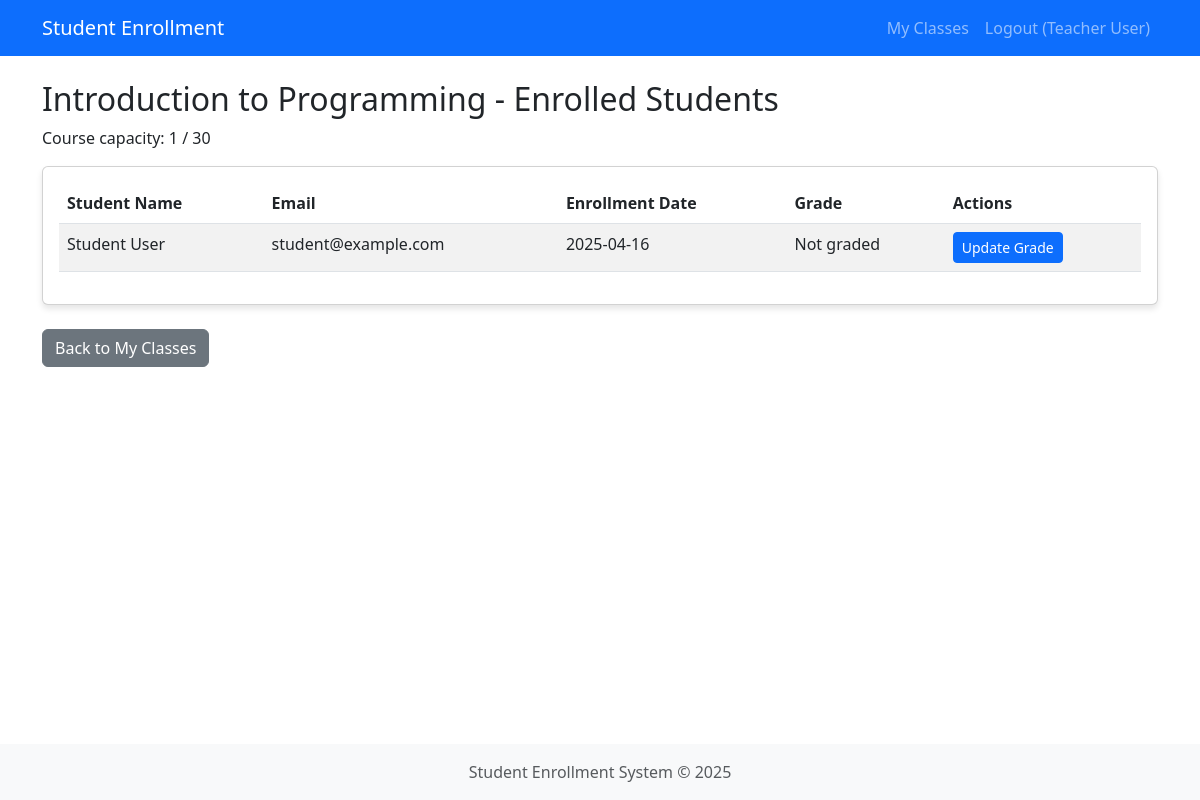
The app's page /teacher/course/1 (signed in), older data.
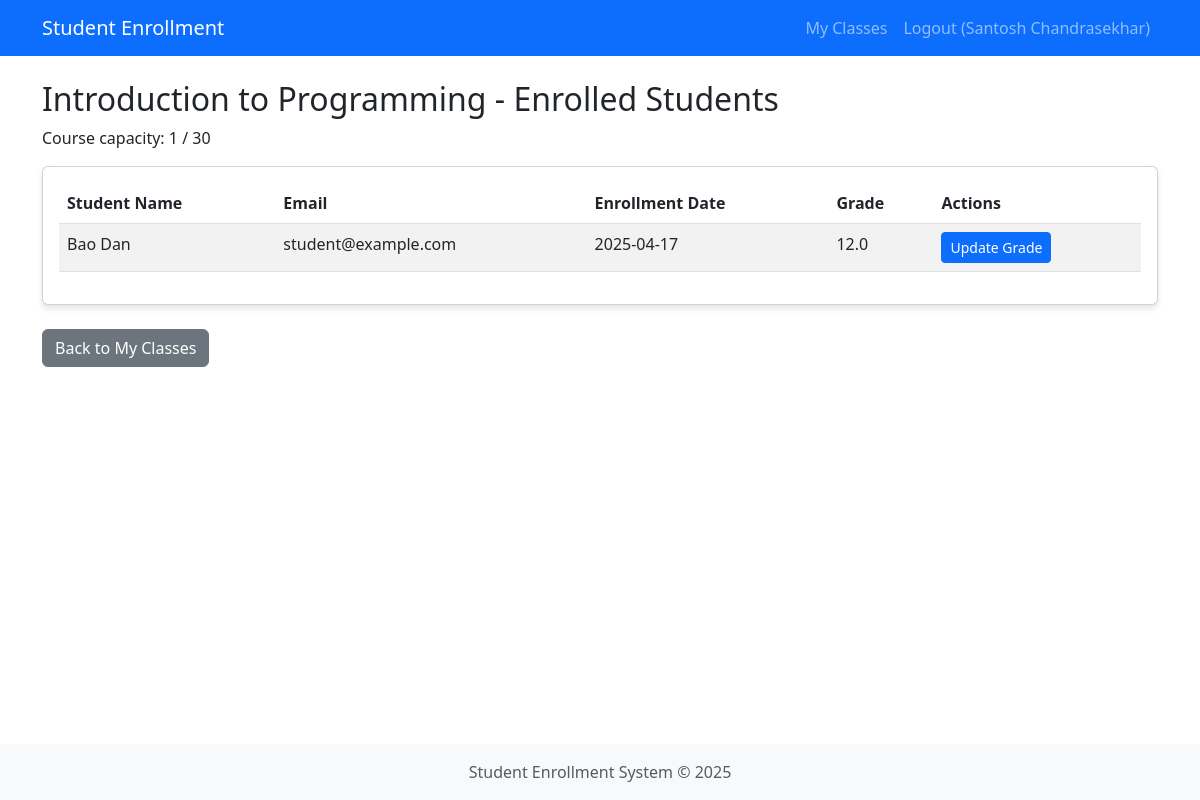
The same page, newer data.
### app.py (models this page shows, shortened)
class User(db.Model, UserMixin):
    id = db.Column(db.Integer, primary_key=True)
    email = db.Column(db.String(100), unique=True, nullable=False)
    name = db.Column(db.String(100), nullable=False)
    password = db.Column(db.String(200), nullable=False)
    role_id = db.Column(db.Integer, db.ForeignKey('role.id'), nullable=False)
    created_at = db.Column(db.DateTime, default=datetime.now)
    courses_teaching = db.relationship('Course', backref='teacher', lazy=True,
                                      cascade="all, delete-orphan")
    enrollments = db.relationship('Enrollment', backref='student', lazy=True,
                                 cascade="all, delete-orphan",
                                 primaryjoin="User.id==Enrollment.student_id")

class Enrollment(db.Model):
    id = db.Column(db.Integer, primary_key=True)
    student_id = db.Column(db.Integer, db.ForeignKey('user.id'), nullable=False)
    course_id = db.Column(db.Integer, db.ForeignKey('course.id'), nullable=False)
    grade = db.Column(db.Float, nullable=True)
    enrollment_date = db.Column(db.DateTime, default=datetime.now)

### app.py (the view)
@app.route('/teacher/course/<int:course_id>')
@login_required
@role_required('teacher')
def teacher_course_detail(course_id):
    course = Course.query.get_or_404(course_id)
    if course.teacher_id != current_user.id:
        flash('You do not have permission to view this course.', 'danger')
        return redirect(url_for('teacher_dashboard'))
    enrollments = Enrollment.query.filter_by(course_id=course_id).all()
    students = [(enrollment, User.query.get(enrollment.student_id))
                for enrollment in enrollments]
    return render_template('teacher/course_detail.html',
                           course=course,
                           students=students)

### app.py (called while the page is built)
@login_manager.user_loader
def load_user(user_id):
    return User.query.get(int(user_id))

def role_required(role_name):
    def decorator(f):
        @wraps(f)
        def decorated_function(*args, **kwargs):
            if not current_user.is_authenticated:
                return redirect(url_for('login'))
            if not current_user.role or current_user.role.name != role_name:
                flash('You do not have permission to access this page.', 'danger')
                return redirect(url_for('dashboard'))
            return f(*args, **kwargs)
        return decorated_function
    return decorator

### templates/teacher/course_detail.html (shortened to what this page needs)
{% extends 'base.html' %}
{% block content %}
<h2>{{ course.name }} - Enrolled Students</h2>
<p>Course capacity: {{ students|length }} / {{ course.capacity }}</p>
<div class="card mb-4">
    <div class="card-body">
        <table class="table table-striped">
            <thead>
                <tr>
                    <th>Student Name</th>
                    <th>Email</th>
                    <th>Enrollment Date</th>
                    <th>Grade</th>
                    <th>Actions</th>
                </tr>
            </thead>
            <tbody>
                {% for enrollment, student in students %}
                    <tr>
                        <td>{{ student.name }}</td>
                        <td>{{ student.email }}</td>
                        <td>{{ enrollment.enrollment_date.strftime('%Y-%m-%d') }}</td>
                        <td>
                            {% if enrollment.grade %}
                                {{ enrollment.grade }}
                            {% else %}
                                Not graded
                            {% endif %}
                        </td>
                        <td>
                            <button type="button" class="btn btn-sm btn-primary"
                                    data-bs-toggle="modal"
                                    data-bs-target="#gradeModal{{ enrollment.id }}">
                                Update Grade
                            </button>
                        </td>
                    </tr>
                {% endfor %}
            </tbody>
        </table>
    </div>
</div>
<a href="{{ url_for('teacher_dashboard') }}" class="btn btn-secondary">Back to My Classes</a>
{% endblock %}

### templates/base.html (shortened to what this page needs)
<!DOCTYPE html>
<html lang="en">
<head>
    <link href="https://cdn.jsdelivr.net/npm/bootstrap@5.3.0-alpha1/dist/css/bootstrap.min.css" rel="stylesheet">
</head>
<body>
    <nav class="navbar navbar-expand-lg navbar-dark bg-primary">
        <div class="container">
            <a class="navbar-brand" href="{{ url_for('dashboard') }}">Student Enrollment</a>
            <div class="collapse navbar-collapse" id="navbarNav">
                <ul class="navbar-nav ms-auto">
                    {% if current_user.is_authenticated %}
                        {% if current_user.role %}
                            {% if current_user.role.name == 'student' %}
                                <li class="nav-item">
                                    <a class="nav-link" href="{{ url_for('student_dashboard') }}">My Courses</a>
                                </li>
                                <li class="nav-item">
                                    <a class="nav-link" href="{{ url_for('student_courses') }}">Available Courses</a>
                                </li>
                            {% elif current_user.role.name == 'teacher' %}
                                <li class="nav-item">
                                    <a class="nav-link" href="{{ url_for('teacher_dashboard') }}">My Classes</a>
                                </li>
                            {% elif current_user.role.name == 'admin' %}
                                <li class="nav-item">
                                    <a class="nav-link" href="{{ url_for('admin.index') }}">Admin Panel</a>
                                </li>
                            {% endif %}
                        {% endif %}
                        <li class="nav-item">
                            <a class="nav-link" href="{{ url_for('logout') }}">Logout ({{ current_user.name }})</a>
                        </li>
                    {% endif %}
                </ul>
            </div>
        </div>
    </nav>
    <main class="container py-4">
        {% block content %}{% endblock %}
    </main>
    <footer class="text-center text-muted">
        <div class="container">
            <p class="mb-0">Student Enrollment System &copy; 2025</p>
        </div>
    </footer>
</body>
</html>

Row changes from the older to the newer data that the page shows:
changed User: name "Teacher User" → "Santosh Chandrasekhar"
changed Enrollment "student@example.com": name "Student User" → "Bao Dan"; enrollment_date "2025-04-16" → "2025-04-17"; grade (not shown) → "12.0"; no longer shows "Not graded"
